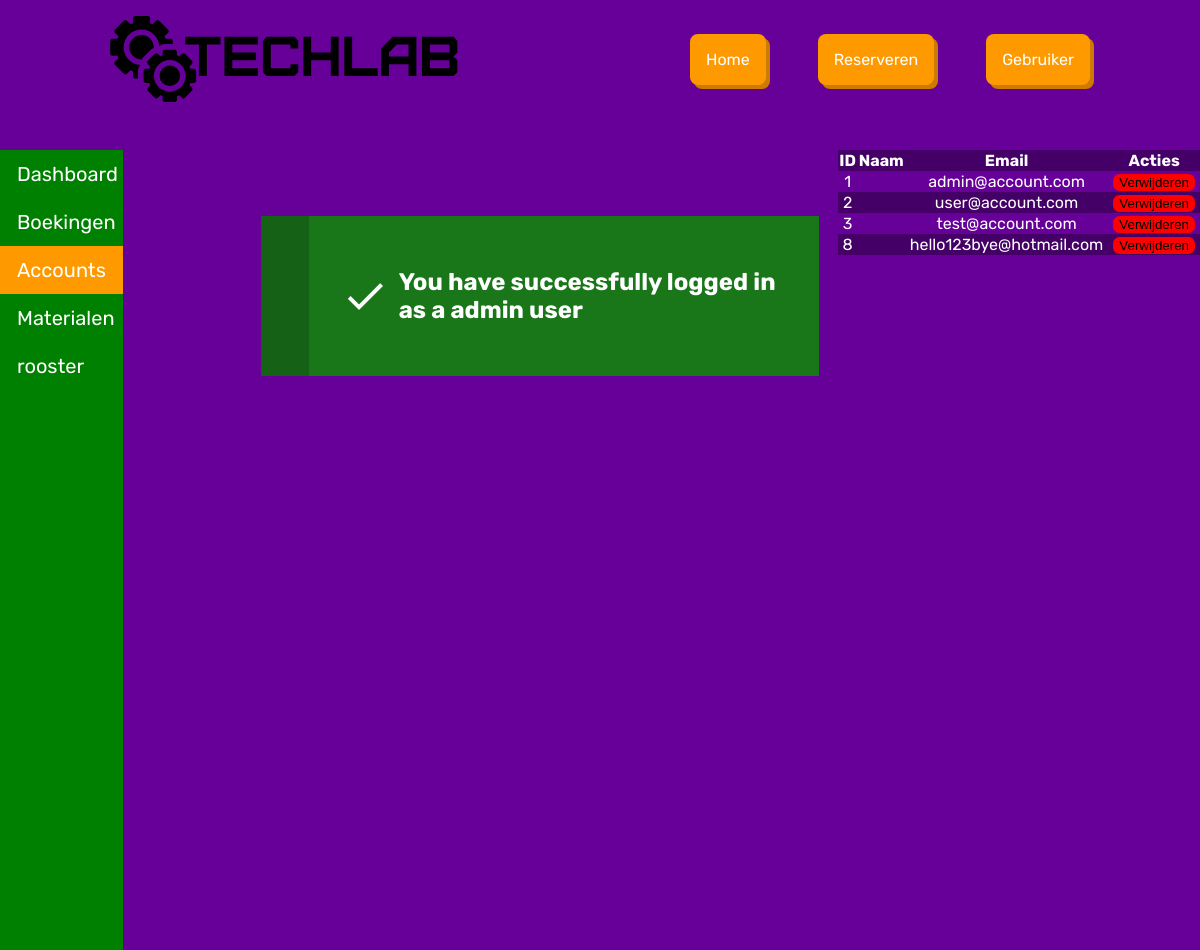
Page /admin/accounts.php (signed in) on the committed database.
### tables this page shows
CREATE TABLE `users` (
  `id` int NOT NULL,
  `first_name` varchar(255) NOT NULL,
  `infixes` varchar(255) DEFAULT NULL,
  `last_name` varchar(255) NOT NULL,
  `email` varchar(255) NOT NULL,
  `password` varchar(255) NOT NULL,
  `user_level` tinyint(1) NOT NULL DEFAULT '0',
  `date_created` timestamp NOT NULL DEFAULT CURRENT_TIMESTAMP,
  `status` int NOT NULL DEFAULT '0'
);

### php/inc/importaccount.inc.php (the view, shortened to what this page needs)
<?php
require_once $_SERVER["DOCUMENT_ROOT"] . '/database/db_connection.php';
$sql = "SELECT * FROM users";
$result = mysqli_query($conn, $sql);
if (mysqli_num_rows($result) > 0) {
	while ($row = mysqli_fetch_assoc($result)) {
		echo "
            <form action='/php/removeaccount.php' method='post'>
                <tr>
                    <input type='hidden' name='accountID' value=" . $row['id'] . ">
                    <td>" . $row['id'] . "</td>
                    <td>" . $row['firstname'],  $row['lastname'] . "</td>
                    <td>" . $row['email'] . "</td>
                    <td><input class='button' type='submit' name='submit' value='Verwijderen'></td>
                </tr>
            </form>
        ";
	}
}

### css/style.css (style rules this page uses)
:root { --text-color-neutral: hsl(0, 0%, 0%); --text-color: hsl(0, 0%, 100%); --purple-light: hsl(280, 100%, 40%); --purple: hsl(280, 100%, 30%); --purple-dark: hsl(280, 100%, 20%); --purple-darker: hsl(280, 100%, 15%); --orange: hsl(36, 100%, 50%); --orange-dark: hsl(36, 100%, 40%); --green: hsl(79, 60%, 45%); --green-dark: hsl(79, 60%, 35%); }
body { margin: 0; min-height: 100vh; background-color: var(--purple); font-family: "Rubik", sans-serif; }
* { color: var(--text-color); }

### css/admin.css (style rules this page uses)
body { min-height: 100vh; margin: 0; }
.bookings tr:nth-of-type(odd) { background-color: var(--purple-dark); }
.bookings td { width: fit-content; text-align: center; padding-inline: 5px; }
tr, td .button { border: none; }
td .button { background-color: hsl(0deg, 100%, 50%); color: var(--text-color-neutral); border-radius: 0.5em; cursor: pointer; }

### rows in the picture
users: id "1", email "admin@account.com"
users: id "2", email "user@account.com"
users: id "3", email "test@account.com"
users: id "8", email "hello123bye@hotmail.com"

### other values in the picture
$message[1] "You have successfully logged in as a admin user"
